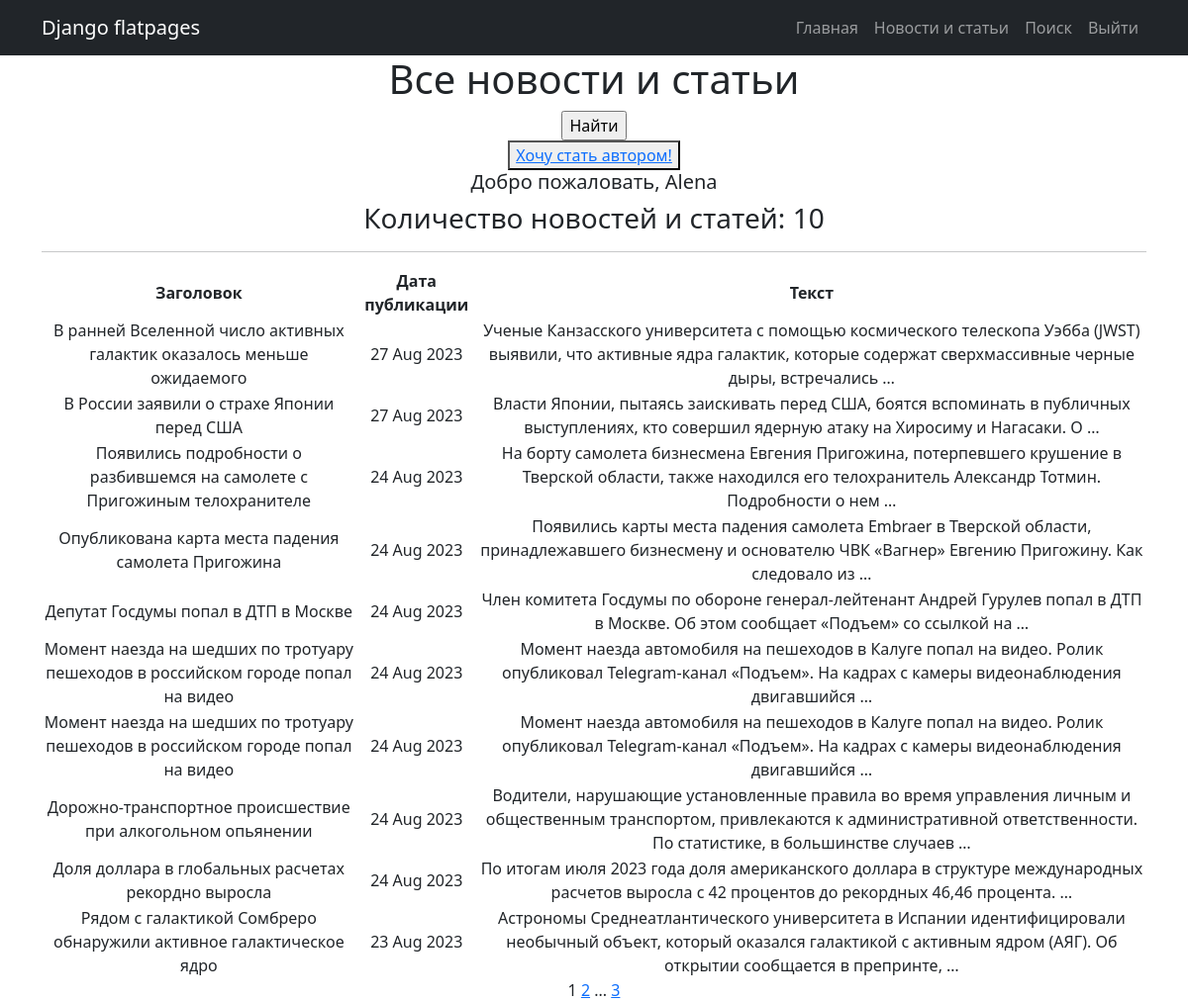
The page /posts/ (signed in) on the database its author committed.
### news/models.py (models this page shows, shortened)
class Post(models.Model):
    news = 'NW'
    article = 'AR'
    CHAPTER = [
        (news, 'Новость'),
        (article, 'Статья')
    ]
    post_type = models.CharField(max_length=2, choices=CHAPTER, default=news)
    post_time = models.DateTimeField(auto_now_add=True)
    headline = models.CharField(max_length=255)
    article_text = models.TextField()
    rating = models.IntegerField(default=0)
    post_author = models.ForeignKey(Author, on_delete=models.CASCADE)
    post_category = models.ManyToManyField(Category, through='PostCategory')

### news/views.py (the view)
# urls.py: path('', cache_page(60)(PostList.as_view()), name='post_list'),
class PostList(ListView):
    model = Post
    ordering = '-post_time'
    template_name = 'posts.html'
    context_object_name = 'posts'
    paginate_by = 10
    def get_context_data(self, **kwargs):
        context = super().get_context_data(**kwargs)
        context['is_not_author'] = not self.request.user.groups.filter(name='authors').exists()
        return context

### news/templatetags/custom_filters.py (called while the page is built)
@register.filter()
def censor(value):
    if not isinstance(value, str):
        raise TypeError()
    for word in bad_words:
        value = value.replace(word, word[0] + '*' * (len(word) - 1))
    return value

### news/templatetags/custom_tags.py (called while the page is built)
@register.simple_tag(takes_context=True)
def url_replace(context, **kwargs):
    d = context['request'].GET.copy()
    for k, v in kwargs.items():
        d[k] = v
    return d.urlencode()

### templates/posts.html (shortened to what this page needs)
{% extends 'flatpages/default.html' %}
{% load custom_filters %}
{% load custom_tags %}
{% block content %}
    <h1>Все новости и статьи</h1>
    <form action="" method="get">
        <input type="submit" value="Найти" />
    </form>
    {% if is_not_author %}
    <button> <a href="upgrade/"> Хочу стать автором! </a> </button>
    {% endif %}
    <h5>Добро пожаловать, {{ request.user }}</h5>
    <h3> Количество новостей и статей: {{ posts|length }}</h3>
    <hr>
    {% if posts %}
        <table>
            <tr>
                <td><b>Заголовок</b></td>
                <td><b>Дата публикации</b></td>
                <td><b>Текст</b></td>
            </tr>
            {% for post in posts %}
            <tr>
                <td>{{ post.headline|censor }}</td>
                <td>{{ post.post_time|date:'d M Y' }}</td>
                <td>{{ post.article_text|truncatewords:20|censor }}</td>
            </tr>
            {% endfor %}
        </table>
    {% else %}
        <h2>Новостей нет!</h2>
    {% endif %}
    {{ page_obj.number }}
    {% if page_obj.has_next %}
        <a href="?{% url_replace page=page_obj.next_page_number %}">{{ page_obj.next_page_number }}</a>
        {% if paginator.num_pages != page_obj.next_page_number %}
            ...
            <a href="?{% url_replace page=page_obj.paginator.num_pages %}">{{ page_obj.paginator.num_pages }}</a>
        {% endif %}
    {% endif %}
{% endblock content %}

### rows shown on the page
Post: headline|censor "В ранней Вселенной число активных галактик оказалось меньше ожидаемого", post_time "27 Aug 2023", article_text|censor "Ученые Канзасского университета с помощью космического телескопа Уэбба (JWST) выявили, что активные ядра галактик, которые содержат сверхмассивные черные дыры, встречались …"
Post: headline|censor "В России заявили о страхе Японии перед США", post_time "27 Aug 2023", article_text|censor "Власти Японии, пытаясь заискивать перед США, боятся вспоминать в публичных выступлениях, кто совершил ядерную атаку на Хиросиму и Нагасаки. О …"
Post: headline|censor "Появились подробности о разбившемся на самолете с Пригожиным телохранителе", post_time "24 Aug 2023", article_text|censor "На борту самолета бизнесмена Евгения Пригожина, потерпевшего крушение в Тверской области, также находился его телохранитель Александр Тотмин. Подробности о нем …"
Post: headline|censor "Опубликована карта места падения самолета Пригожина", post_time "24 Aug 2023", article_text|censor "Появились карты места падения самолета Embraer в Тверской области, принадлежавшего бизнесмену и основателю ЧВК «Вагнер» Евгению Пригожину. Как следовало из …"
Post: headline|censor "Депутат Госдумы попал в ДТП в Москве", post_time "24 Aug 2023", article_text|censor "Член комитета Госдумы по обороне генерал-лейтенант Андрей Гурулев попал в ДТП в Москве. Об этом сообщает «Подъем» со ссылкой на …"
Post: headline|censor "Момент наезда на шедших по тротуару пешеходов в российском городе попал на видео", post_time "24 Aug 2023", article_text|censor "Момент наезда автомобиля на пешеходов в Калуге попал на видео. Ролик опубликовал Telegram-канал «Подъем». На кадрах с камеры видеонаблюдения двигавшийся …"
Post: headline|censor "Момент наезда на шедших по тротуару пешеходов в российском городе попал на видео", post_time "24 Aug 2023", article_text|censor "Момент наезда автомобиля на пешеходов в Калуге попал на видео. Ролик опубликовал Telegram-канал «Подъем». На кадрах с камеры видеонаблюдения двигавшийся …"
Post: headline|censor "Дорожно-транспортное происшествие при алкогольном опьянении", post_time "24 Aug 2023", article_text|censor "Водители, нарушающие установленные правила во время управления личным и общественным транспортом, привлекаются к административной ответственности. По статистике, в большинстве случаев …"
Post: headline|censor "Доля доллара в глобальных расчетах рекордно выросла", post_time "24 Aug 2023", article_text|censor "По итогам июля 2023 года доля американского доллара в структуре международных расчетов выросла с 42 процентов до рекордных 46,46 процента. …"
Post: headline|censor "Рядом с галактикой Сомбреро обнаружили активное галактическое ядро", post_time "23 Aug 2023", article_text|censor "Астрономы Среднеатлантического университета в Испании идентифицировали необычный объект, который оказался галактикой с активным ядром (АЯГ). Об открытии сообщается в препринте, …"

### other values the page prints
{{ request.user }} "Alena"
{{ posts|length }} "10"
{{ page_obj.number }} "1"
{{ page_obj.next_page_number }} "2"
{{ page_obj.paginator.num_pages }} "3"
